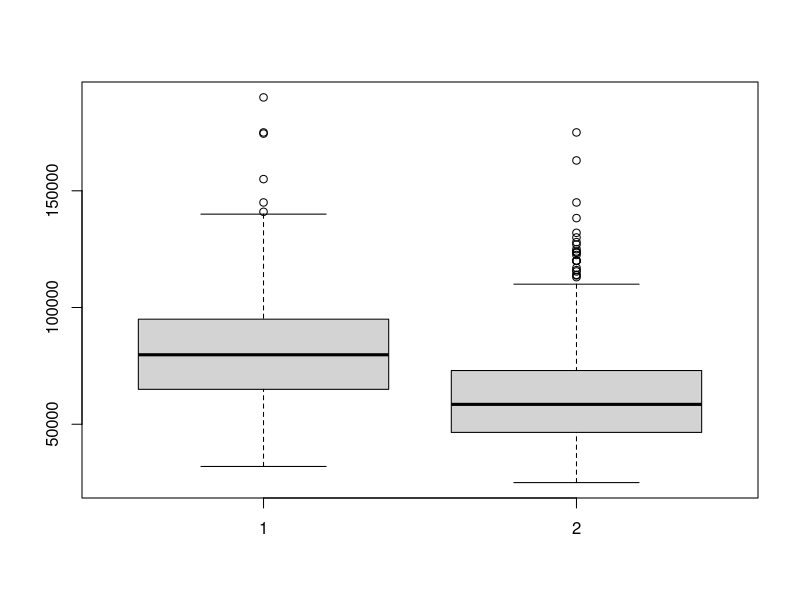
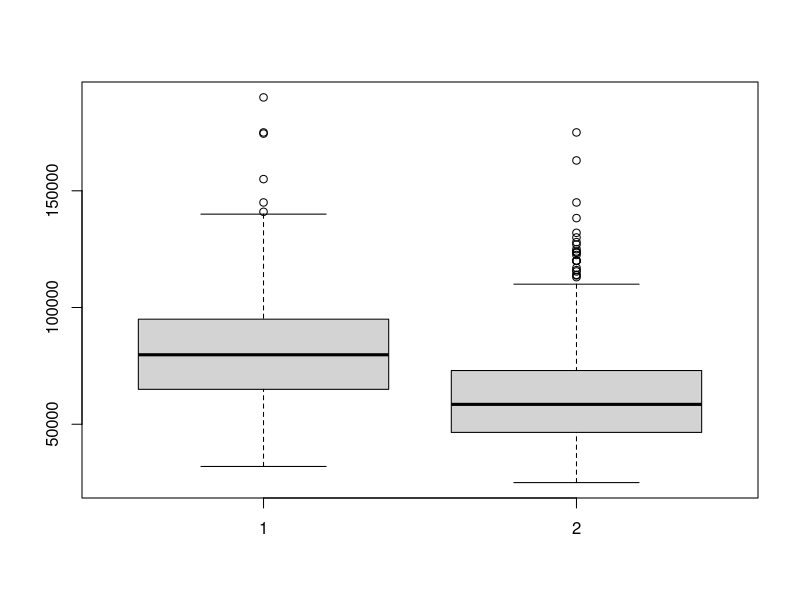
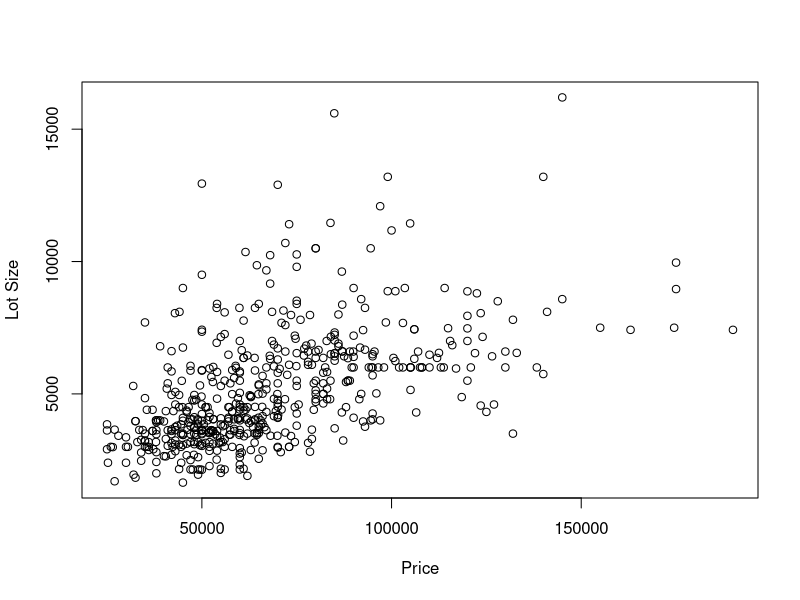
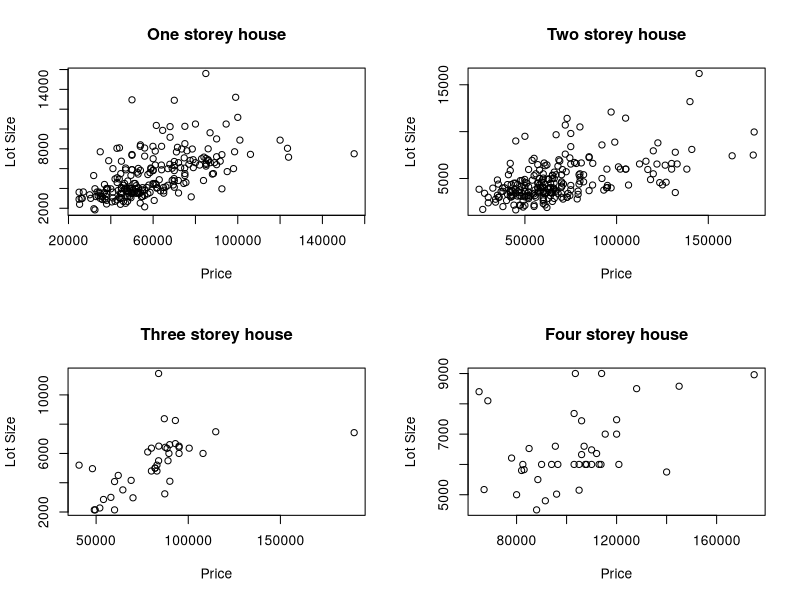

Generate these figures, in order, with R:
#######################################################################################

                              #BSF Group 2 Team No.10
#Members : Paras 1801035, Karthigeyan 1801093, Shanmugapriya 1801115, Niranjan 1801122

#######################################################################################

### Seting up the correct directory
#setwd("~/PGP-iimt/Term4/BSF gr2/bsf_iimtrichy_18-20/BSF G2T10/Assignment1/") #Windows
#setwd("~/rwork/rprojects/bsf_iimtrichy_18-20/BSF G2T10/Assignment1/") #Linux

### Reading Excel file
library(readxl)
raw_data<-read_excel("Housing.xlsx",col_names = TRUE)
raw_data # This the table with raw data
str(raw_data) #All strings are considered as characters
        housing<-data.frame(raw_data,stringsAsFactors = TRUE)
        str(housing)  #QUESTION WHY ARE THE CHARACTER ROWS NOT TURNING INTO FACTORS. 
        housing$driveway<-as.factor(housing$driveway)
        housing$recroom<-as.factor(housing$recroom)
        housing$fullbase<-as.factor(housing$fullbase)
        housing$gashw<-as.factor(housing$gashw)
        housing$airco<-as.factor(housing$airco)
        housing$prefarea<-as.factor(housing$prefarea)
        str(housing)        
        

### Quest 1 - Return a dataframe with columns price, lotsize, bedrooms
quest1<-data.frame(price=housing$price, lotsize=housing$lotsize, bedrooms=housing$bedrooms)
(quest1)

### Ques 2 - Mean price of 4-bedroom segment
quest2 <- subset(housing, bedrooms==4)
mean(quest2$price)

### Quest 3 - Summary of price per lotsize
quest3<-housing$price/housing$lotsize
summary(quest3)

### Quest 4 - stories.summary dataframe with no. of houses, mean house price, median house price, maximum house price
stories.summary<-aggregate(housing$price, by=list(housing$stories), FUN = function(x)
  c(count=length(x), avg=mean(x),median=median(x),max=max(x)))
stories.summary
str(stories.summary) #NOT ABLE TO UNDERSTAND THE STRUCTURE OF THIS OBJECT

### Quest 5 - How many houses have lotsizes between 4000 and 6000
quest5<- subset(housing, lotsize >= 4000 & lotsize <= 6000) # Note the difference between && (comparison of vectors) and & (element wise comparison)
length(quest5$lotsize)

### Quest 6 - Order houses by highest lotsizes and print first 10 houses
quest6<-housing[rev(order(housing$lotsize)),]
quest6[1:10,2]

### Quest 7 - Find the coefficient of variation of the house price with and without aircon
quest7<-aggregate(housing$price, by= list(housing$airco), FUN = function(x)
  c(cov=sd(x)/mean(x)))
quest7

### Quest 8 - Boxplot of house prices with preferred and non-preferred area
vec1<-housing$price[housing$prefarea=='yes']; vec1
vec2<-housing$price[housing$prefarea=='no']; vec2
boxplot(vec1,vec2)

boxplot(housing$price[housing$prefarea=='yes'], housing$price[housing$prefarea=='no'])


### Quest 9 - Scatterplot of price vs lotsize

plot(housing$price, housing$lotsize, xlab = "Price", ylab = "Lot Size")
cor(housing$price,housing$lotsize)

### Quest 10 - Does the relationship between price and lotsize same for all stories segments?

cor(housing$price[housing$stories==1],housing$lotsize[housing$stories==1])
cor(housing$price[housing$stories==2],housing$lotsize[housing$stories==2])
cor(housing$price[housing$stories==3],housing$lotsize[housing$stories==3])
cor(housing$price[housing$stories==4],housing$lotsize[housing$stories==4])

par(mfrow=c(2,2))
plot(housing$price[housing$stories==1],housing$lotsize[housing$stories==1], xlab = "Price", ylab = "Lot Size", main="One storey house")
plot(housing$price[housing$stories==2],housing$lotsize[housing$stories==2], xlab = "Price", ylab = "Lot Size", main="Two storey house")
plot(housing$price[housing$stories==3],housing$lotsize[housing$stories==3], xlab = "Price", ylab = "Lot Size", main="Three storey house")
plot(housing$price[housing$stories==4],housing$lotsize[housing$stories==4], xlab = "Price", ylab = "Lot Size", main="Four storey house")

